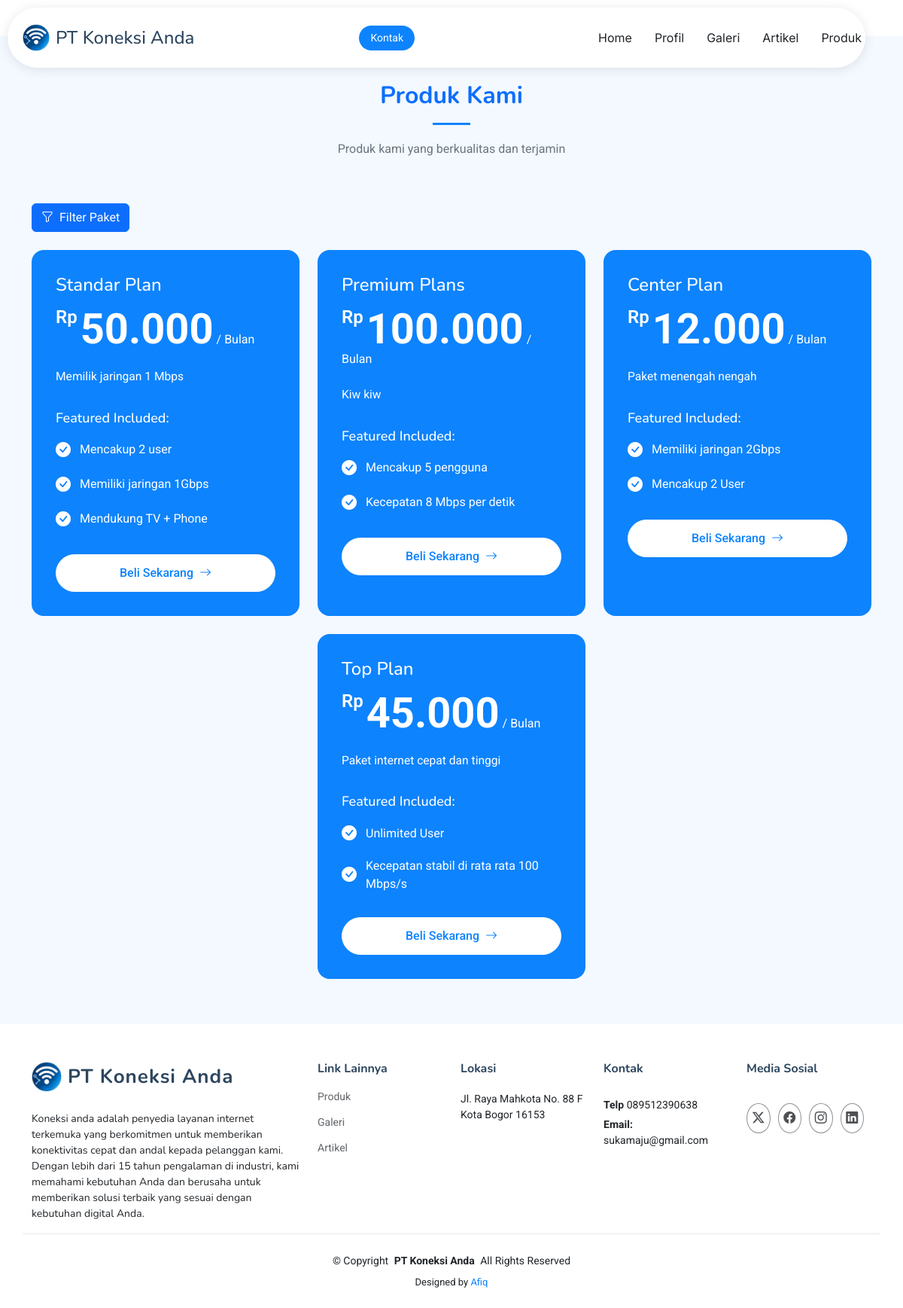
/frontend/index.php?page=produk, run on the app's committed database.
### tables this page shows
CREATE TABLE `profile` (
  `id` int NOT NULL,
  `nama_perusahaan` varchar(30) NOT NULL,
  `logo` varchar(30) NOT NULL,
  `slogan` varchar(100) NOT NULL,
  `deskripsi` text NOT NULL,
  `nama_ceo` varchar(100) NOT NULL,
  `telp` varchar(30) NOT NULL,
  `cover` varchar(30) NOT NULL,
  `foto_ceo` varchar(30) NOT NULL,
  `email_perusahaan` varchar(50) NOT NULL,
  `alamat_perusahaan` text NOT NULL
);

CREATE TABLE `produk` (
  `id` int NOT NULL,
  `nama` varchar(30) NOT NULL,
  `deskripsi` text NOT NULL,
  `harga` varchar(30) NOT NULL,
  `fitur` text NOT NULL
);

### frontend/produk.php (the view, shortened to what this page needs)
<section id="pricing" class="pricing section light-background mt-5">
    <div class="container section-title" data-aos="fade-up">
        <h2>Produk Kami</h2>
        <p>Produk kami yang berkualitas dan terjamin</p>
    </div>
    <div class="container mb-4">
        <button class="btn btn-primary" data-bs-toggle="modal" data-bs-target="#filterModal">
            <i class="bi bi-funnel me-2"></i>Filter Paket
        </button>
    </div>
    <div class="container" data-aos="fade-up" data-aos-delay="100">
        <div class="row g-4 justify-content-center" id="productContainer">
            <?php
            $tmp = mysqli_query($konek, "SELECT * FROM produk ORDER BY id ASC");
            while ($pro = mysqli_fetch_assoc($tmp)) :
            ?>
                <div class="col-lg-4" data-aos="fade-up" data-aos-delay="200">
                    <div class="pricing-card popular">
                        <h3><?= $pro['nama'] ?></h3>
                        <div class="price">
                            <span class="currency">Rp</span>
                            <span class="amount"><?= $pro['harga'] ?></span>
                            <span class="period">/ Bulan</span>
                        </div>
                        <p class="description"><?= $pro['deskripsi'] ?></p>
                        <h4>Featured Included:</h4>
                        <ul class="features-list">
                            <?php
                            $fiturArray = explode(', ', $pro['fitur']);
                            foreach ($fiturArray as $fitur) :
                            ?>
                                <li>
                                    <i class="bi bi-check-circle-fill"></i>
                                    <?= trim($fitur) ?>
                                </li>
                            <?php endforeach; ?>
                        </ul>
                        <a href="?page=form_beli" class="btn btn-light">
                            Beli Sekarang
                            <i class="bi bi-arrow-right"></i>
                        </a>
                    </div>
                </div>
            <?php endwhile ?>
        </div>
    </div>
</section>

### frontend/navbar.php (shortened to what this page needs)
<body class="index-page">
  <header id="header" class="header d-flex align-items-center fixed-top">
    <div
      class="header-container container-fluid container-xl position-relative d-flex align-items-center justify-content-between">
      <a href="index.html" class="logo d-flex align-items-center me-auto me-xl-0">
        <?php
        $tmp = mysqli_query($konek, "SELECT * FROM profile ORDER BY id ASC");
        while ($pro = mysqli_fetch_assoc($tmp)) :
        ?>
          <img src="../backend/img/profile/<?= $pro['logo'] ?>" alt="">
          <h1 class="sitename"><?= $pro['nama_perusahaan'] ?></h1>
        <?php endwhile; ?>
      </a>
      <nav id="navmenu" class="navmenu">
        <ul>
          <li><a href="?page=homepage">Home</a></li>
          <li><a href="?page=profil">Profil</a></li>
          <li><a href="?page=galeri">Galeri</a></li>
          <li><a href="?page=artikel">Artikel</a></li>
          <li><a href="?page=produk">Produk</a></li>
        </ul>
      </nav>
      <a class="btn-getstarted" href="?page=kontak">Kontak</a>
    </div>
  </header>

### frontend/footer.php (shortened to what this page needs)
<footer id="footer" class="footer">
    <div class="container footer-top">
        <div class="row gy-4">
            <div class="col-lg-4 col-md-6 footer-about">
                <a href="?page=homepage" class="logo d-flex align-items-center">
                    <?php
                    $tmp = mysqli_query($konek, "SELECT * FROM profile");
                    while ($pro = mysqli_fetch_assoc($tmp)) :
                    ?>
                        <img src="../backend/img/profile/<?= $pro['logo'] ?>" alt="Logo" class="img-fluid me-2">
                        <span class="sitename"><?= $pro['nama_perusahaan'] ?></span>
                </a>
                <p><?= $pro['deskripsi'] ?></p>
            </div>
            <div class="col-lg-2 col-md-3 footer-links">
                <h4>Link Lainnya</h4>
                <ul>
                    <li><a href="?page=produk">Produk</a></li>
                    <li><a href="?page=galeri">Galeri</a></li>
                    <li><a href="?page=artikel">Artikel</a></li>
                </ul>
            </div>
            <div class="col-lg-2 col-md-3 footer-links">
                <h4>Lokasi</h4>
                <div class="footer-contact">
                    <p><?= $pro['alamat_perusahaan'] ?></p>
                </div>
            </div>
            <div class="col-lg-2 col-md-3 footer-links">
                <h4>Kontak</h4>
                <div class="footer-contact">
                    <p class="mt-3"><strong>Telp</strong> <span><?= $pro['telp'] ?></span></p>
                    <p><strong>Email:</strong> <span><?= $pro['email_perusahaan'] ?></span></p>
                </div>
            </div>
            <div class="col-lg-2 col-md-3 footer-links">
                <h4>Media Sosial</h4>
                <div class="social-links d-flex mt-4">
                    <a href=""><i class="bi bi-twitter-x"></i></a>
                    <a href=""><i class="bi bi-facebook"></i></a>
                    <a href=""><i class="bi bi-instagram"></i></a>
                    <a href=""><i class="bi bi-linkedin"></i></a>
                </div>
            </div>
        </div>
    </div>
    <div class="container copyright text-center">
        <p>© <span>Copyright</span> <strong class="px-1 sitename"><?= $pro['nama_perusahaan'] ?></strong> <span>All Rights Reserved</span>
        </p>
        <div class="credits">
            Designed by <a href="https://bootstrapmade.com/">Afiq</a>
        </div>
    </div>
<?php endwhile; ?>
</footer>
</body>
</html>

### data on the page
profile: logo (picture), nama_perusahaan "PT Koneksi Anda", deskripsi "Koneksi anda adalah penyedia layanan internet terkemuka yang berkomitmen untuk memberikan konektivitas cepat dan andal kepada pelanggan kami. Dengan lebih dari 15 tahun pengalaman di industri, kami memahami kebutuhan Anda dan berusaha untuk memberikan solusi terbaik yang sesuai dengan kebutuhan digital Anda.", alamat_perusahaan "Jl. Raya Mahkota No. 88 F Kota Bogor 16153", telp "089512390638", email_perusahaan "sukamaju@gmail.com"
produk: nama "Standar Plan", harga "50.000", deskripsi "Memilik jaringan 1 Mbps", fitur "Mencakup 2 user", fitur "Memiliki jaringan 1Gbps", fitur "Mendukung TV + Phone"
produk: nama "Premium Plans", harga "100.000", deskripsi "Kiw kiw", fitur "Mencakup 5 pengguna", fitur "Kecepatan 8 Mbps per detik"
produk: nama "Center Plan", harga "12.000", deskripsi "Paket menengah nengah", fitur "Memiliki jaringan 2Gbps", fitur "Mencakup 2 User"
produk: nama "Top Plan", harga "45.000", deskripsi "Paket internet cepat dan tinggi", fitur "Unlimited User", fitur "Kecepatan stabil di rata rata 100 Mbps/s"
